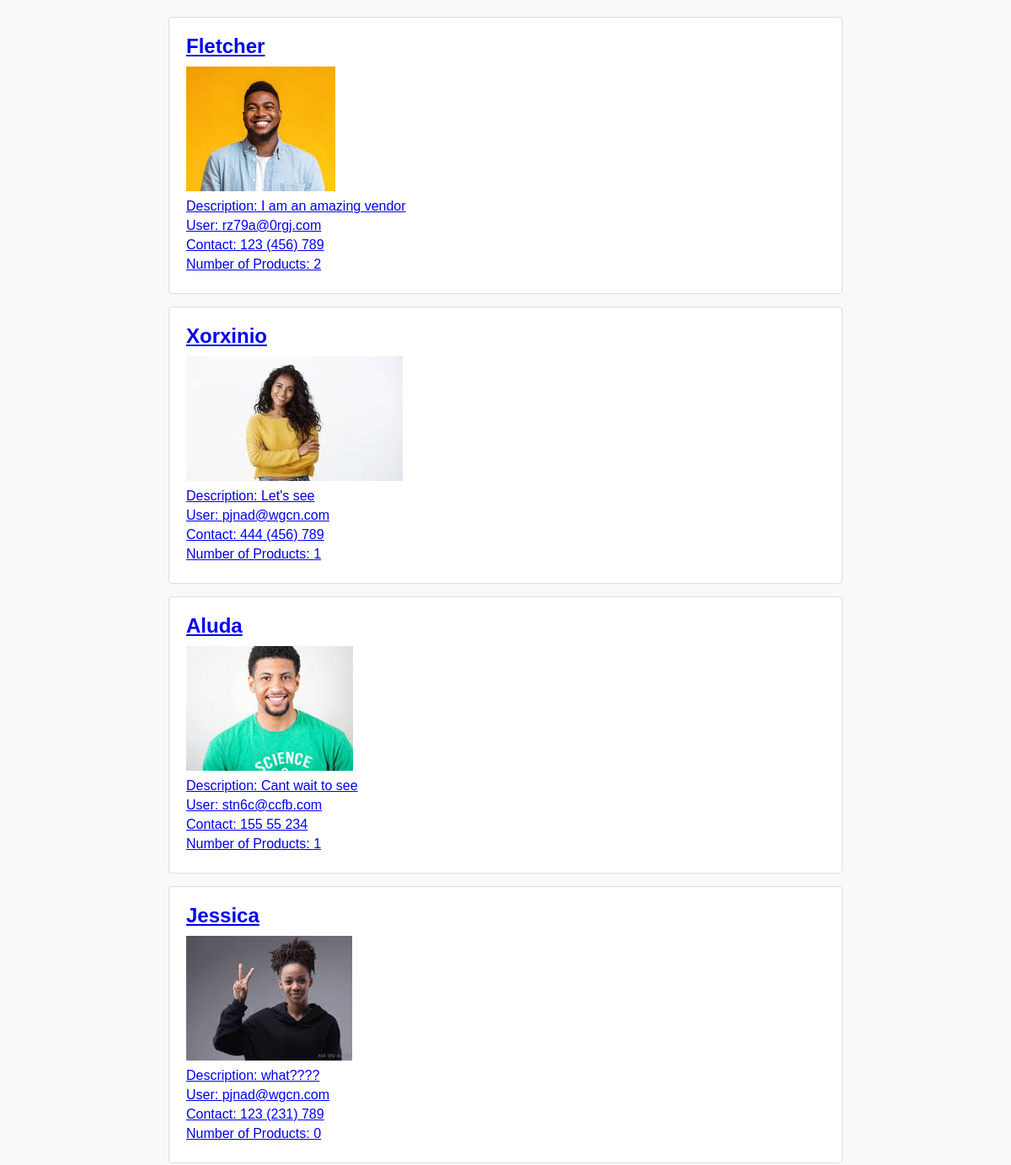
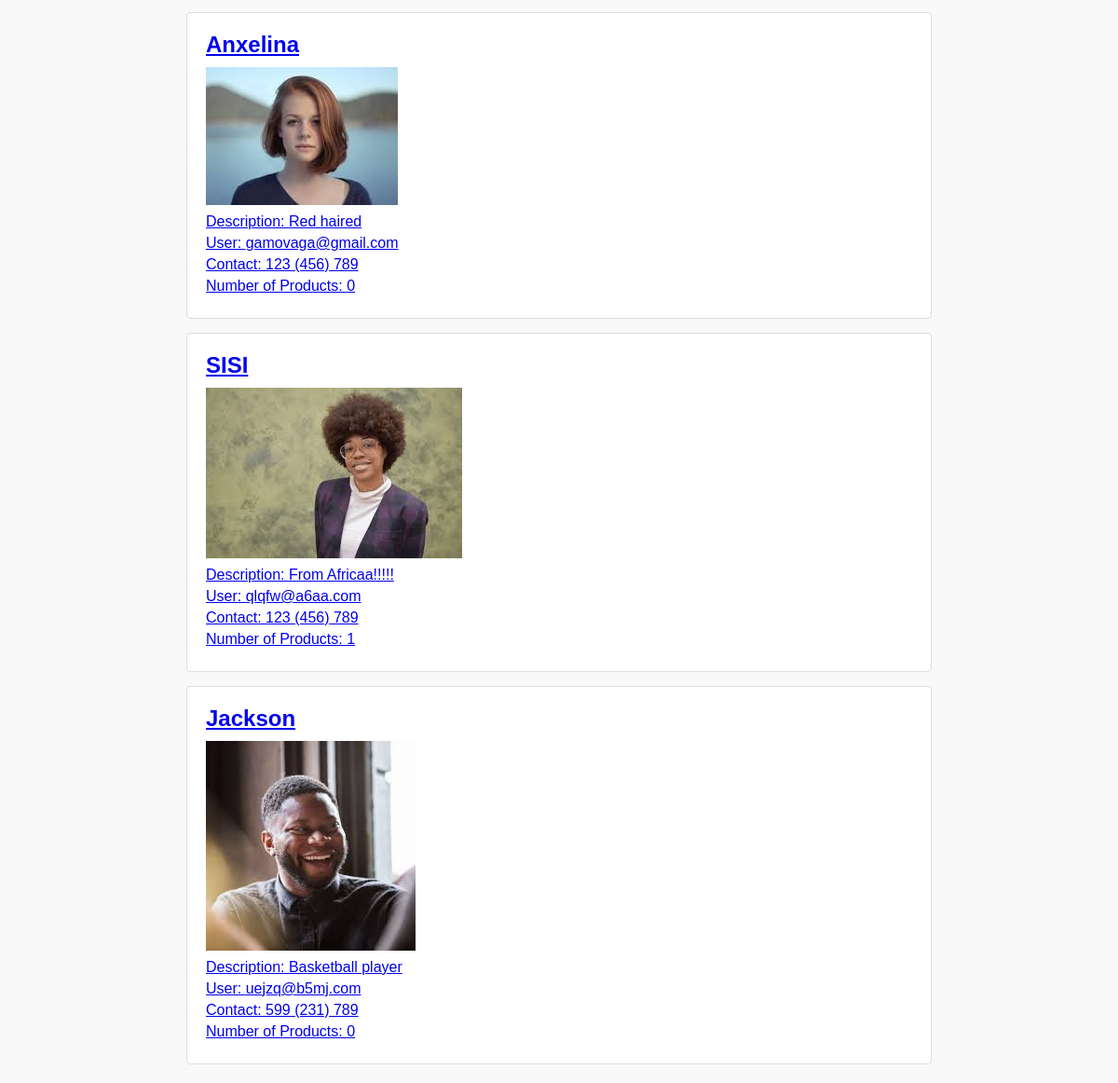
The app's page /vendors/ with its own data (2 pictures, top to bottom).
### core/models.py (models this page shows, shortened)
class Vendor(models.Model):
    vid = ShortUUIDField(unique=True, max_length=30, prefix="ven", alphabet="abcdefghijklm12345")
    title = models.CharField(max_length=100, default="nestify")
    image = models.ImageField(upload_to="vendor", default="vendor.jpg")
    description = models.TextField(null=True, blank=True, default="I am an amazing vendor")
    address = models.CharField(max_length=100, default="123 Main street")
    contact = models.CharField(max_length=100, default="123 (456) 789")
    chat_resp_time = models.CharField(max_length=100, default="100")
    shipping_on_time = models.CharField(max_length=100, default="100")
    authenticate_rating = models.CharField(max_length=100, default="1")
    days_return = models.CharField(max_length=100, default="1")
    warranty_period = models.CharField(max_length=100, default="1")
    user = models.ForeignKey(User, on_delete=models.SET_NULL, null=True)
    class Meta:
        verbose_name_plural = "Vendors"

### userauths/models.py (models this page shows)
class User(AbstractUser):
    email = models.EmailField(unique=True, null=False)
    username = models.CharField(max_length=100)
    bio = models.CharField(max_length=100)
    USERNAME_FIELD = "email"
    REQUIRED_FIELDS = ['username']
    def __str__(self):
        return self.email

### core/views.py (the view)
# urls.py: path("vendors/", views.vendor_list_view, name="vendor-lists"),
def vendor_list_view(request):
    vendors = Vendor.objects.annotate(num_products=Count('product')).order_by("-id")
    context = {
        "vendors": vendors
    }
    return render (request, "core/vendor-list.html", context)

### templates/core/vendor-list.html (shortened to what this page needs)
<!DOCTYPE html>
<html lang="en">
<head>
    <head>
    </head>
    <body>
     <main>
        <ul id="vendor-list">
            {% for vendor in vendors %}
            <li>
                <a href="{% url 'core:vendor-detail' vendor.vid %}">
                    <div class="vendor-card" data-title="{{ vendor.title }}" data-description="{{ vendor.description }}" data-address="{{ vendor.address }}" data-user="{{ vendor.user }}" data-contact="{{ vendor.contact }}">
                        <h2>{{ vendor.title }}</h2>
                        <img src="{{ vendor.image.url}}">
                        <p>Description: {{ vendor.description }}</p>
                        <p>User: {{ vendor.user }}</p>
                        <p>Contact: {{ vendor.contact }}</p>
                        <p>Number of Products: {{ vendor.num_products }}</p>
                    </div>
                </a>
            </li>
            {% endfor %}
        </ul>
    </main>
</body>
</html>

### templates/core/vendor-list.html (style rules this page uses)
body { font-family: Arial, sans-serif; margin: 20px; background-color: #f9f9f9; color: #333; }
ul#vendor-list { list-style: none; padding: 0; max-width: 800px; margin: 0 auto; }
.vendor-card { background-color: #fff; margin-bottom: 15px; padding: 20px; border: 1px solid #ddd; border-radius: 4px; transition: background-color 0.3s; }
.vendor-card h2 { margin: 0 0 10px; font-size: 1.5em; }
.vendor-card p { margin: 5px 0; }

### records on screen
Vendor: title "Fletcher", image (picture), description "I am an amazing vendor", user "rz79a@0rgj.com", contact "123 (456) 789", num_products "2"
Vendor: title "Xorxinio", image (picture), description "Let's see", user "pjnad@wgcn.com", contact "444 (456) 789", num_products "1"
Vendor: title "Aluda", image (picture), description "Cant wait to see", user "stn6c@ccfb.com", contact "155 55 234", num_products "1"
Vendor: title "Jessica", image (picture), description "what????", user "pjnad@wgcn.com", contact "123 (231) 789", num_products "0"
Vendor: title "Anxelina", image (picture), description "Red haired", user "gamovaga@gmail.com", contact "123 (456) 789", num_products "0"
Vendor: title "SISI", image (picture), description "From Africaa!!!!!", user "qlqfw@a6aa.com", contact "123 (456) 789", num_products "1"
Vendor: title "Jackson", image (picture), description "Basketball player", user "uejzq@b5mj.com", contact "599 (231) 789", num_products "0"
